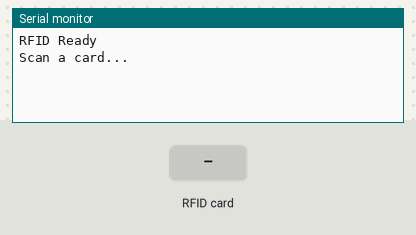
Recording of a sketch running on a simulated Arduino Uno, built with avr-gcc and run on an emulated ATmega328P. On the bench: the last lines printed to the serial monitor. The test bench sets the inputs (shaded band).

Above: at 1.2 s.
1.3 s: RFID card 9B 54 17 07 held to the reader
At 1.7 s:
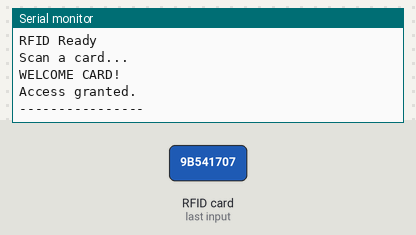
2.8 s: RFID card 8C 0E 32 07 held to the reader
At 4.5 s:
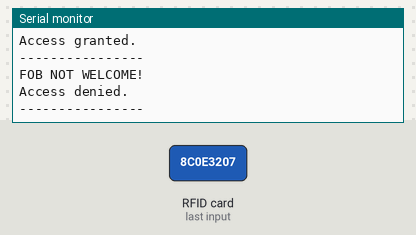
4.8 s: RFID card 5E 7A 19 C4 held to the reader
At 6.2 s:
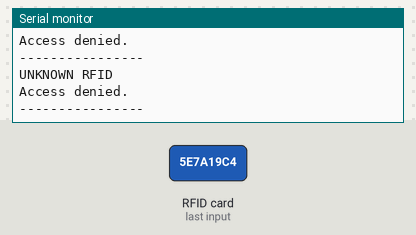

The sketch:

RFID.ino
```cpp
#include <MFRC522v2.h>
#include <MFRC522DriverSPI.h>
#include <MFRC522DriverPinSimple.h>
#include <MFRC522Debug.h>

MFRC522DriverPinSimple ss_pin(5);
MFRC522DriverSPI driver{ss_pin};
MFRC522 mfrc522{driver};

byte welcomeCard[] = {
  0x9B, 0x54, 0x17, 0x07
};

byte welcomeFob[] = {
  0x8C, 0x0E, 0x32, 0x07
};


bool checkUID(byte *storedUID, byte storedSize) {

  if (mfrc522.uid.size != storedSize) {
    return false;
  }

  for (byte i = 0; i < storedSize; i++) {
    if (mfrc522.uid.uidByte[i] != storedUID[i]) {
      return false;
    }
  }

  return true;
}


void setup() {

  Serial.begin(115200);
  while (!Serial);

  mfrc522.PCD_Init();

  Serial.println("RFID Ready");
  Serial.println("Scan a card...");
}


void loop() {

  if (!mfrc522.PICC_IsNewCardPresent()) {
    return;
  }

  if (!mfrc522.PICC_ReadCardSerial()) {
    return;
  }


  if (checkUID(welcomeCard, sizeof(welcomeCard))) {

    Serial.println("WELCOME CARD!");
    Serial.println("Access granted.");

  }

  else if (checkUID(welcomeFob, sizeof(welcomeFob))) {

    Serial.println("FOB NOT WELCOME!");
    Serial.println("Access denied.");

  }

  else {

    Serial.println("UNKNOWN RFID");
    Serial.println("Access denied.");

  }


  Serial.println("----------------");

  mfrc522.PICC_HaltA();
  mfrc522.PCD_StopCrypto1();

  delay(2000);
}
```

Measured:
- after the input at 1.3 s, the serial monitor: prints a new line at once (image 1)
- after the input at 2.8 s, the serial monitor: prints a new line after 0.51 s (image 2)
- after the input at 4.8 s, the serial monitor: prints a new line after 0.51 s (image 3)
